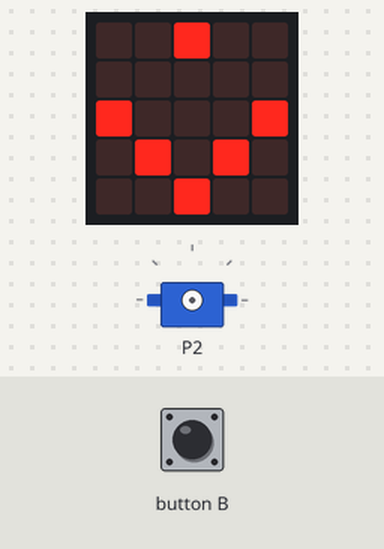
Recording of a program running on a simulated BBC micro:bit (MakeCode). On the bench: the board's 5×5 LED display, servo. Servo angles are drawn from the pulse width (0.5 ms = 0°, 2.5 ms = 180°).

Above: at 0.1 s.
At 0.5 s:
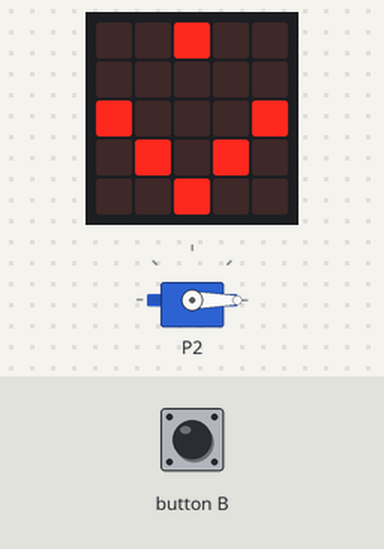
At 1.5 s:
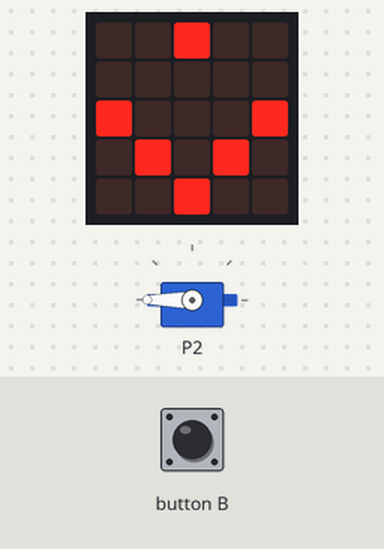
Timing chart, 0 to 3.0 s (numbered marks = the images above):
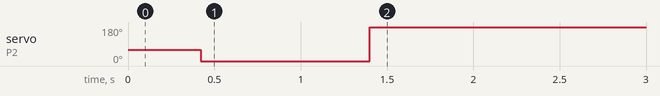

The program:

main.ts
```typescript
function starte () {
    basic.showLeds(`
        . . # . .
        . . . . .
        # . . . #
        . # . # .
        . . # . .
        `)
    pins.analogWritePin(AnalogPin.P2, 59)
    // Servo-Signal abschalten
    pins.servoWritePin(AnalogPin.P2, 0)
    basic.pause(1000)
    pins.servoWritePin(AnalogPin.P2, 180)
    runden = 0
}
input.onButtonPressed(Button.B, function () {
    starte()
})
let runden = 0
runden = 0
starte()
basic.forever(function () {
    if (runden > 100) {
        // Servo-Signal abschalten
        pins.servoWritePin(AnalogPin.P2, 0)
        basic.pause(1000)
        pins.analogWritePin(AnalogPin.P2, 0)
        basic.showLeds(`
            . . . . .
            . . . . .
            . . # . .
            . . . . .
            . . . . .
            `)
        // Schleife beenden: Programm bleibt hier stehen
        while (runden > 5) {
            basic.pause(1000)
        }
    } else {
        basic.pause(2000)
        runden += 1
    }
})
```

test.ts
```typescript
// Hier kann man Tests durchführen; diese Datei wird nicht kompiliert, wenn dieses Paket als Erweiterung verwendet wird.
```
